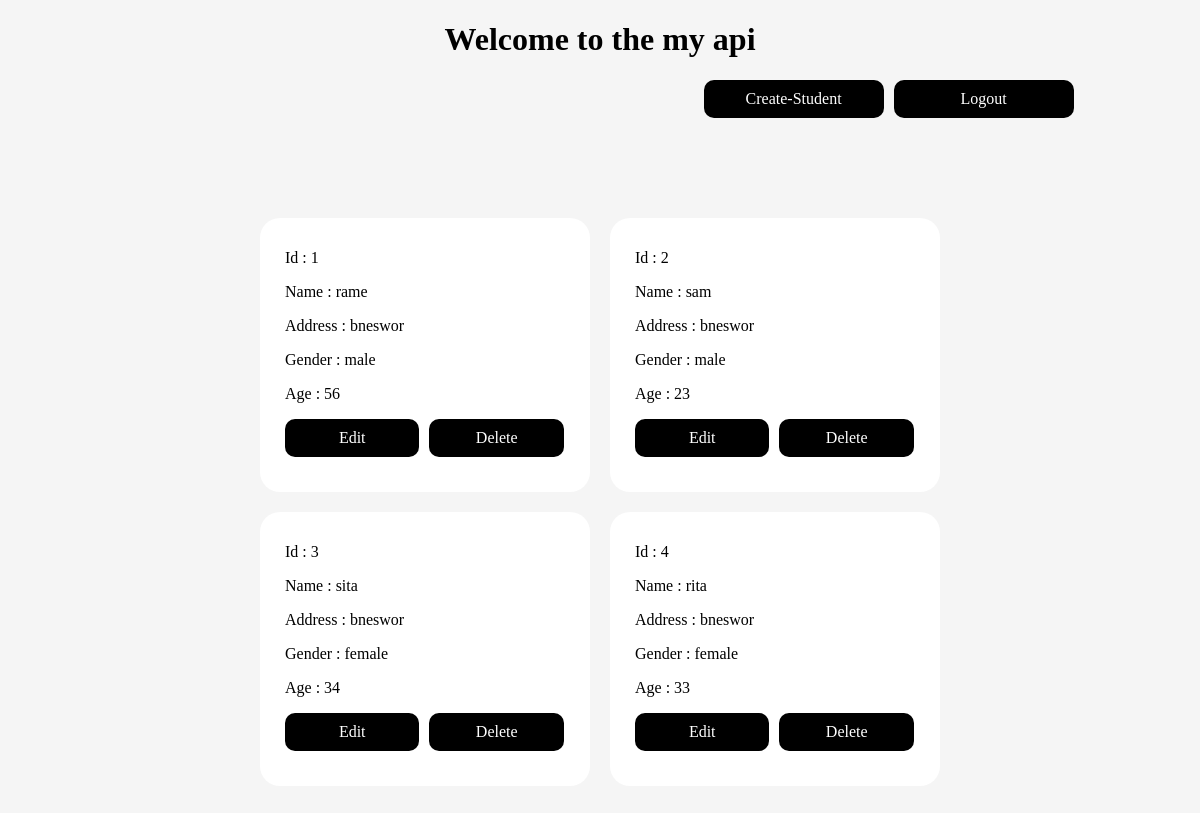
/, run on an earlier commit of the app's database.
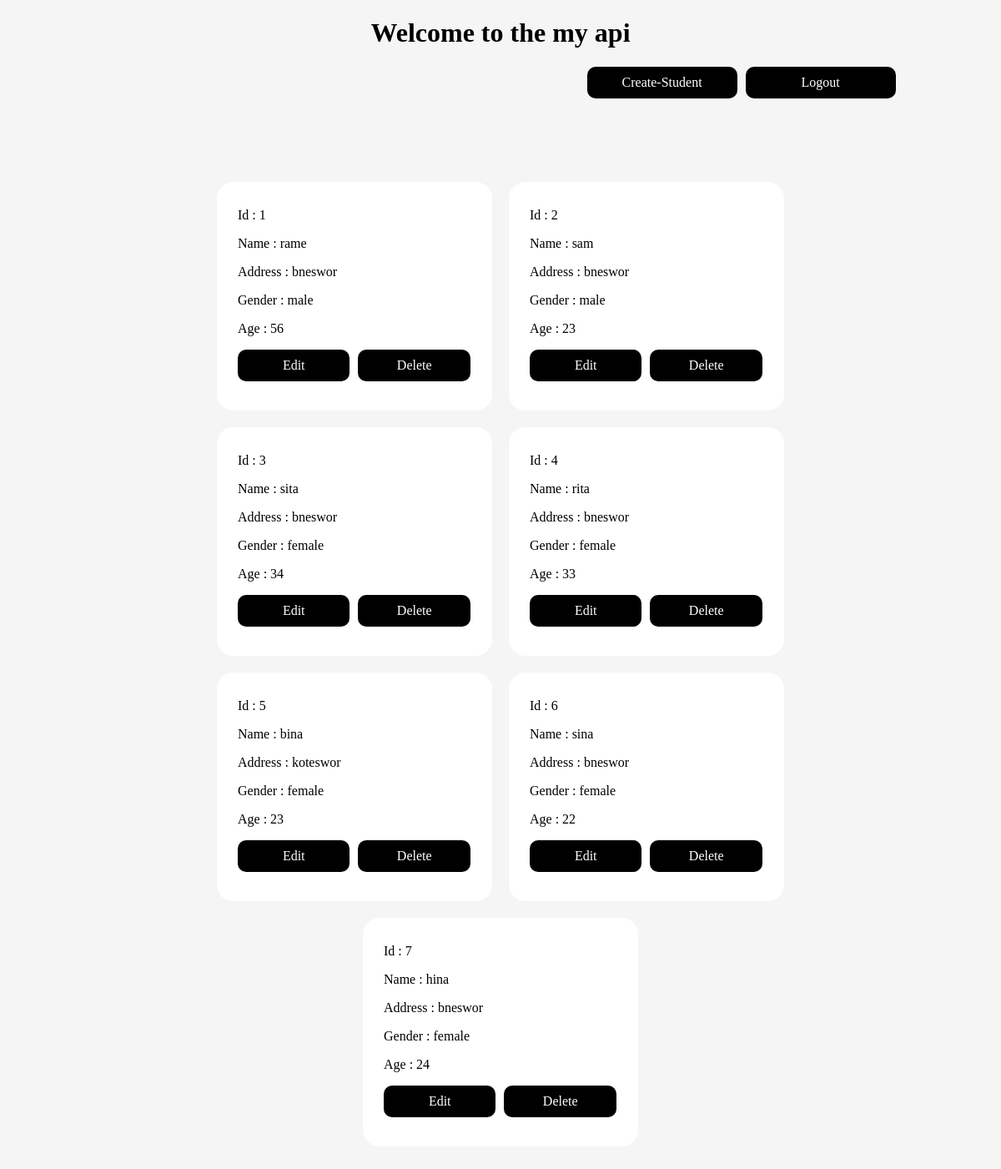
And on a later commit of the database.
### apps/student/models.py (models this page shows, shortened)
class Student(models.Model):
     name = models.CharField(max_length=100)
     address = models.CharField(max_length=100)
     gender = models.CharField(max_length=100)
     age = models.IntegerField()

### apps/nerd/views.py (the view)
# urls.py: path("", index, name="list-student"),
def index(request):
    student = Student.objects.all()
    return render(request, "index.html", {"students":student})

### apps/nerd/templates/index.html (shortened to what this page needs)
<!DOCTYPE html>
<html lang="en">
<head>
</head>
<body>
    <h1 align="center">Welcome to the my api</h1>
    <div class="create">
        <a href="{% url 'add-student' %}">Create-Student</a>
        <a href="{% url 'logout' %}">Logout</a>
    </div>
    <div class="container">
        {% for student in students %}
        <div class="student_info">
            <p>Id : {{ student.id }}</p>
            <p>Name : {{ student.name }}</p>
            <p>Address : {{ student.address }}</p>
            <p>Gender : {{ student.gender }}</p>
            <p>Age : {{ student.age }}</p>
            <div class="btns">
                <a href="{% url 'update-student' student.id %}">Edit</a>
                <a href="{% url 'delete-student' student.id %}">Delete</a>
            </div>
        </div>
        {% endfor %}
    </div>
</body>
</html>

What changed in the data, as far as the page shows it:
added Student: id "5", name "bina", address "koteswor", gender "female", age "23"
added Student: id "6", name "sina", address "bneswor", gender "female", age "22"
added Student: id "7", name "hina", address "bneswor", gender "female", age "24"
